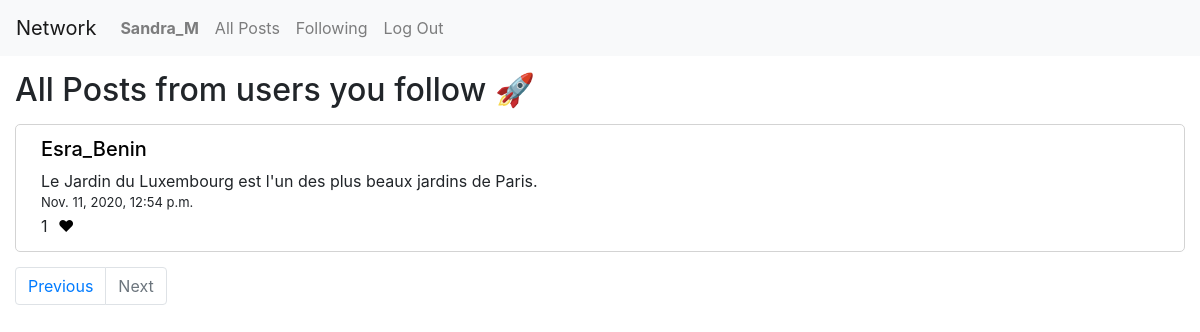
Screenshot of /following?page=2 (signed in) with the database file from the repository.
### network/models.py (models this page shows, shortened)
class User(AbstractUser):
    pass

class Posting(models.Model):
    poster = models.ForeignKey(settings.AUTH_USER_MODEL, on_delete=models.CASCADE)
    content = models.TextField()
    date = models.DateTimeField(default=timezone.now)
    likes = models.ManyToManyField(User, blank=True, related_name="likes")
    def count_likes(self):
        return self.likes.count()

### network/views.py (the view)
# urls.py: path("following", views.following, name="following"),
@login_required
def following(request):
    followees = set(Follow.objects.filter(follower=request.user).values_list())
    follow_list = []
    for item in followees:
        follow_list.append(item[2])
    postings = Posting.objects.filter(poster__id__in=follow_list).order_by('-date')
    posts = paginate(request, postings)
    return render(request, "network/following.html", {
        "posts": posts,
        "session_user": request.user.id
    })

### network/helpers.py (called while the page is built)
def paginate(request, postings):
    page = request.GET.get('page', 1)
    paginator = Paginator(postings, 10)
    try:
        posts = paginator.page(page)
    except PageNotAnInteger:
        posts = paginator.page(1)
    except EmptyPage:
        posts = paginator.page(paginator.num_pages)
    return posts

### network/templates/network/following.html (shortened to what this page needs)
{% extends "network/layout.html" %}
{% load static %}
{% block body %}
    <h2>All Posts from users you follow &#128640;</h2>
    {% for post in posts %}
        <div class="postings">
            <h5><a href="{% url 'profile' post.poster %}" style="color: black;">{{ post.poster }}</a></h5>
            <div>{{ post.content }}</div>
            <div style="font-size: 13px;">{{ post.date }}</div>
            <span>{{ post.count_likes }}</span>
            {% if user in post.likes.all %}
                <span id="like-{{ post.id }}" data-value="{{ post.id }}" data-user="{{ session_user }}" data-likestatus="1" class="likes"></span>
            {% else %}
                <span id="like-{{ post.id }}" data-value="{{ post.id }}" data-user="{{ session_user }}" data-likestatus="0" class="likes"></span>
            {% endif %}
        </div>
    {% endfor %}
    {% if posts.has_other_pages %}
        <ul class="pagination">
            {% if posts.has_previous %}
                <li class="page-item" style="padding-left: 15px;"><a class="page-link" href="?page={{ posts.previous_page_number }}">Previous</a></li>
            {% else %}
                <li class="page-item disabled" style="padding-left: 15px;"><a class="page-link" href="">Previous</a></li>
            {% endif %}
            {% if posts.has_next %}
                <li class="page-item"><a class="page-link" href="?page={{ posts.next_page_number }}">Next</a></li>
            {% else %}
                <li class="page-item disabled"><a class="page-link" href="">Next</a></li>
            {% endif %}
        </ul>
    {% endif %}
{% endblock %}

### network/templates/network/layout.html (shortened to what this page needs)
{% load static %}
<!DOCTYPE html>
<html lang="en">
    <head>
        <link rel="stylesheet" href="https://stackpath.bootstrapcdn.com/bootstrap/4.4.1/css/bootstrap.min.css">
        <link href="{% static 'network/styles.css' %}" rel="stylesheet">
    </head>
    <body>
        <nav class="navbar navbar-expand-lg navbar-light bg-light">
            <a class="navbar-brand" href="{% url 'index' %}">Network</a>
            <div>
              <ul class="navbar-nav mr-auto">
                {% if user.is_authenticated %}
                    <li class="nav-item">
                        <a class="nav-link" href="{% url 'profile' user %}"><strong>{{ user.username }}</strong></a>
                    </li>
                {% endif %}
                <li class="nav-item">
                  <a class="nav-link" href="{% url 'index' %}">All Posts</a>
                </li>
                {% if user.is_authenticated %}
                    <li class="nav-item">
                        <a class="nav-link" href="{% url 'following' %}">Following</a>
                    </li>
                    <li class="nav-item">
                        <a class="nav-link" href="{% url 'logout' %}">Log Out</a>
                    </li>
                {% endif %}
              </ul>
            </div>
          </nav>
        <div class="body">
            {% block body %}
            {% endblock %}
        </div>
    </body>
</html>

### network/static/network/styles.css (style rules this page uses)
.postings { border: 1px solid lightgray; margin: 15px; border-radius: 5px 5px; padding: 12px 25px; background-color: white; }
h2 { margin-left: 15px; margin-top: 15px; }

### rows the page displays
User: username "Sandra_M"
Posting: poster "Esra_Benin", content "Le Jardin du Luxembourg est l'un des plus beaux jardins de Paris.", date "Nov. 11, 2020, 12:54 p.m.", count_likes "1"
